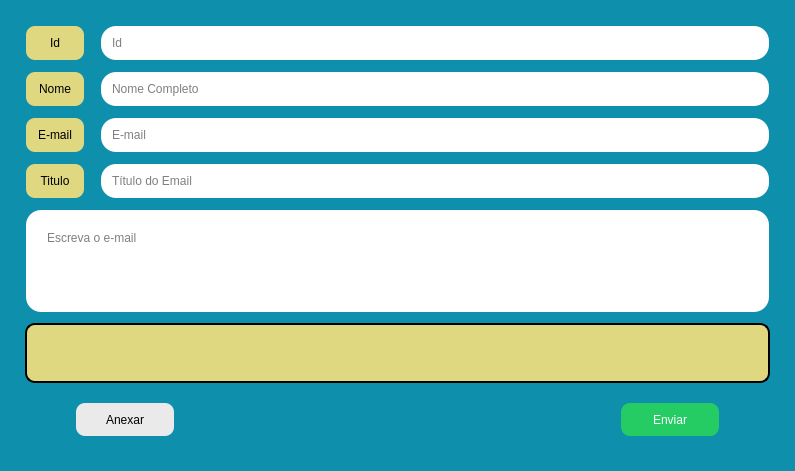
<?xml version="1.0" encoding="UTF-8"?>
<ui version="4.0">
 <class>Form</class>
 <widget class="QWidget" name="Form">
  <property name="geometry">
   <rect>
    <x>0</x>
    <y>0</y>
    <width>795</width>
    <height>450</height>
   </rect>
  </property>
  <property name="maximumSize">
   <size>
    <width>16777215</width>
    <height>450</height>
   </size>
  </property>
  <property name="windowTitle">
   <string>Form</string>
  </property>
  <property name="styleSheet">
   <string notr="true">#Form {
	background-color: #0E90AD;
}

/*-------------------------- Label --------------------------*/

QLabel {
	border: 2px solid transparent;
	border-radius: 10px;
	background-color: #DFD880;
	font: 14px &quot;monospace&quot;;
}

#lbRecebeNomeArquivo {
	border: 2px solid transparent;
	border-radius: 10px;
}

/*-------------------------- LineEdit --------------------------*/

QLineEdit{
	border: 2px solid transparent;
	border-radius: 10px;
	font: 12px &quot;monospace&quot;;



    border-style: outset;
    border-width: 2px;
    border-radius: 16px;
    border-color: transparent;
	font: 12px &quot;monospace&quot;;
    min-width: 1em;
    padding:8px;
}

QLineEdit:focus {
	border-bottom-left-radius: 0;
	border-top-left-radius: 0;
	border-left: 5px solid #DFD880;
}

/*-------------------------- TextEdit --------------------------*/

#textEdit {
	color:black;
    background-color: white;
    border-style: outset;
    border-width: 2px;
    border-radius: 16px;
    border-color: transparent;
	font: 12px &quot;monospace&quot;;
    min-width: 1em;
    padding:16px;
}

#textEdit:focus {
	border-bottom-left-radius: 0;
	border-top-left-radius: 0;
	border-left: 10px solid #DFD880;
}

/*-------------------------- Frame --------------------------*/

#frArquivosBotoes {
	border: None;
}

/*-------------------------- Botões --------------------------*/

QPushButton{
	color: #fff;
	background-color: #24cc63;
	border: 2px solid transparent;
	border-radius: 10px;
	font: 14px &quot;monospace&quot;;
}

#pbAnexar{
	color: #000;
	background-color: #eaeaea;
}

#pbEnviar:hover, #pbAnexar:hover{
	background-color: #80CCE1;
}</string>
  </property>
  <layout class="QGridLayout" name="gridLayout">
   <property name="leftMargin">
    <number>25</number>
   </property>
   <property name="topMargin">
    <number>25</number>
   </property>
   <property name="rightMargin">
    <number>25</number>
   </property>
   <property name="bottomMargin">
    <number>25</number>
   </property>
   <property name="horizontalSpacing">
    <number>15</number>
   </property>
   <property name="verticalSpacing">
    <number>10</number>
   </property>
   <item row="1" column="1">
    <widget class="QLineEdit" name="leNome">
     <property name="inputMask">
      <string/>
     </property>
     <property name="text">
      <string/>
     </property>
     <property name="placeholderText">
      <string>Nome Completo</string>
     </property>
    </widget>
   </item>
   <item row="6" column="0" colspan="2">
    <widget class="QFrame" name="frArquivosBotoes">
     <property name="frameShape">
      <enum>QFrame::StyledPanel</enum>
     </property>
     <property name="frameShadow">
      <enum>QFrame::Raised</enum>
     </property>
     <layout class="QGridLayout" name="gridLayout_2">
      <property name="leftMargin">
       <number>50</number>
      </property>
      <property name="rightMargin">
       <number>50</number>
      </property>
      <item row="0" column="2">
       <widget class="QPushButton" name="pbEnviar">
        <property name="sizePolicy">
         <sizepolicy hsizetype="Minimum" vsizetype="Fixed">
          <horstretch>0</horstretch>
          <verstretch>0</verstretch>
         </sizepolicy>
        </property>
        <property name="minimumSize">
         <size>
          <width>100</width>
          <height>35</height>
         </size>
        </property>
        <property name="maximumSize">
         <size>
          <width>100</width>
          <height>16777215</height>
         </size>
        </property>
        <property name="text">
         <string>Enviar</string>
        </property>
       </widget>
      </item>
      <item row="0" column="0">
       <widget class="QPushButton" name="pbAnexar">
        <property name="minimumSize">
         <size>
          <width>100</width>
          <height>35</height>
         </size>
        </property>
        <property name="maximumSize">
         <size>
          <width>100</width>
          <height>16777215</height>
         </size>
        </property>
        <property name="text">
         <string>Anexar</string>
        </property>
       </widget>
      </item>
      <item row="0" column="1">
       <spacer name="horizontalSpacer">
        <property name="orientation">
         <enum>Qt::Horizontal</enum>
        </property>
        <property name="sizeHint" stdset="0">
         <size>
          <width>40</width>
          <height>20</height>
         </size>
        </property>
       </spacer>
      </item>
     </layout>
    </widget>
   </item>
   <item row="3" column="0">
    <widget class="QLabel" name="lbTitulo">
     <property name="minimumSize">
      <size>
       <width>60</width>
       <height>0</height>
      </size>
     </property>
     <property name="text">
      <string>Titulo</string>
     </property>
     <property name="alignment">
      <set>Qt::AlignCenter</set>
     </property>
    </widget>
   </item>
   <item row="0" column="1">
    <widget class="QLineEdit" name="leId">
     <property name="inputMask">
      <string/>
     </property>
     <property name="text">
      <string/>
     </property>
     <property name="placeholderText">
      <string>Id</string>
     </property>
    </widget>
   </item>
   <item row="3" column="1">
    <widget class="QLineEdit" name="leTitulo">
     <property name="text">
      <string/>
     </property>
     <property name="echoMode">
      <enum>QLineEdit::Normal</enum>
     </property>
     <property name="placeholderText">
      <string>Título do Email</string>
     </property>
    </widget>
   </item>
   <item row="0" column="0">
    <widget class="QLabel" name="lbId">
     <property name="minimumSize">
      <size>
       <width>60</width>
       <height>0</height>
      </size>
     </property>
     <property name="text">
      <string>Id</string>
     </property>
     <property name="alignment">
      <set>Qt::AlignCenter</set>
     </property>
    </widget>
   </item>
   <item row="1" column="0">
    <widget class="QLabel" name="lbNome">
     <property name="minimumSize">
      <size>
       <width>60</width>
       <height>0</height>
      </size>
     </property>
     <property name="text">
      <string>Nome</string>
     </property>
     <property name="alignment">
      <set>Qt::AlignCenter</set>
     </property>
    </widget>
   </item>
   <item row="2" column="0">
    <widget class="QLabel" name="lcEmail">
     <property name="minimumSize">
      <size>
       <width>60</width>
       <height>0</height>
      </size>
     </property>
     <property name="text">
      <string>E-mail</string>
     </property>
     <property name="alignment">
      <set>Qt::AlignCenter</set>
     </property>
    </widget>
   </item>
   <item row="4" column="0" colspan="2">
    <widget class="QTextEdit" name="textEdit">
     <property name="styleSheet">
      <string notr="true"/>
     </property>
     <property name="html">
      <string>&lt;!DOCTYPE HTML PUBLIC &quot;-//W3C//DTD HTML 4.0//EN&quot; &quot;http://www.w3.org/TR/REC-html40/strict.dtd&quot;&gt;
&lt;html&gt;&lt;head&gt;&lt;meta name=&quot;qrichtext&quot; content=&quot;1&quot; /&gt;&lt;style type=&quot;text/css&quot;&gt;
p, li { white-space: pre-wrap; }
&lt;/style&gt;&lt;/head&gt;&lt;body style=&quot; font-family:'monospace'; font-size:12px; font-weight:400; font-style:normal;&quot;&gt;
&lt;p style=&quot;-qt-paragraph-type:empty; margin-top:0px; margin-bottom:0px; margin-left:0px; margin-right:0px; -qt-block-indent:0; text-indent:0px;&quot;&gt;&lt;br /&gt;&lt;/p&gt;&lt;/body&gt;&lt;/html&gt;</string>
     </property>
     <property name="overwriteMode">
      <bool>false</bool>
     </property>
     <property name="tabStopWidth">
      <number>40</number>
     </property>
     <property name="placeholderText">
      <string>Escreva o e-mail</string>
     </property>
    </widget>
   </item>
   <item row="2" column="1">
    <widget class="QLineEdit" name="leEmail">
     <property name="text">
      <string/>
     </property>
     <property name="echoMode">
      <enum>QLineEdit::Normal</enum>
     </property>
     <property name="placeholderText">
      <string>E-mail</string>
     </property>
    </widget>
   </item>
   <item row="5" column="0" colspan="2">
    <widget class="QLabel" name="lbRecebeNomeArquivo">
     <property name="minimumSize">
      <size>
       <width>0</width>
       <height>60</height>
      </size>
     </property>
     <property name="styleSheet">
      <string notr="true">#lbRecebeNomeArquivo {
	border: 2px solid;
	border-radius: 10px;
}</string>
     </property>
     <property name="text">
      <string/>
     </property>
     <property name="alignment">
      <set>Qt::AlignCenter</set>
     </property>
    </widget>
   </item>
  </layout>
 </widget>
 <tabstops>
  <tabstop>leTitulo</tabstop>
  <tabstop>textEdit</tabstop>
  <tabstop>leId</tabstop>
  <tabstop>leNome</tabstop>
  <tabstop>leEmail</tabstop>
  <tabstop>pbAnexar</tabstop>
  <tabstop>pbEnviar</tabstop>
 </tabstops>
 <resources/>
 <connections/>
</ui>
